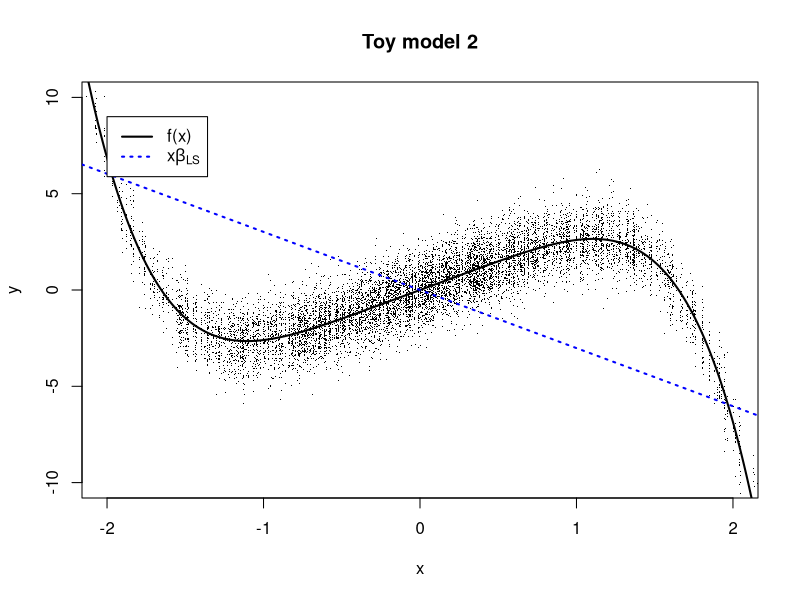
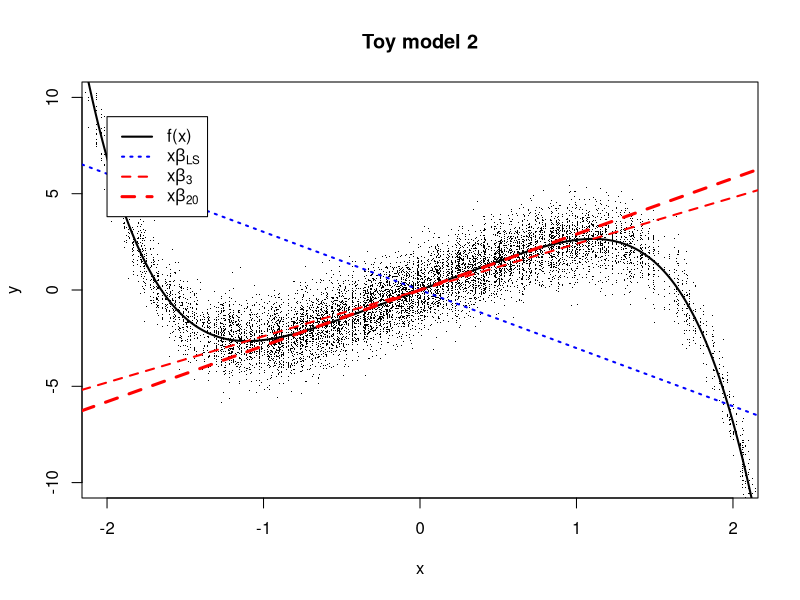

Generate these figures, in order, with R: (Note: this script raises an error after producing the figures.)
############
## Theory for mispecified
############


ffun <- function(v) {
  3*v - (v/1.2)^5
}
xs <- rnorm(1e6)
ys <- ffun(xs)
res <- lm(ys ~ xs + 0)
bt0 <- coefficients(res)[1]
bt0
sigma2_x <- 1
sigma2_eps <- 1
library(class)

pdf("paper/toy3a_plot.pdf")
xgrid <- seq(-3, 3, .01)
xs <- rep(rnorm(1000), each = 10)
ys <- ffun(xs) + rnorm(length(xs))
plot(xs, ys, xlab = "x", ylab = "y", pch = ".", cex = 1, xlim = c(-2, 2), ylim = c(-10, 10))
lines(xgrid, ffun(xgrid), lwd = 2)
title("Toy model 2")
abline(0, bt0, col = "blue", lty = 3, lwd = 2)
legend(-2, 9, c("f(x)", expression(paste(x, beta[LS]))),
       lty = c(1, 3), col = c("black", "blue"), lwd = c(2, 2))
dev.off()

## empirical misclassification rate
simulate <- function(al, k_cl, n_trials, seed = 0) {
  set.seed(seed)
  mrs <- numeric(n_trials)
  for (i in 1:n_trials) {
    xs <- rnorm(k_cl, 0, sqrt(sigma2_x))
    ys <- ffun(xs) + rnorm(k_cl, 0, sqrt(sigma2_eps))
    yhats <- xs * al
    te_cl <- knn(t(t(yhats)), t(t(ys)), 1:k_cl, k = 1)
    mr <- sum(te_cl != 1:k_cl)/k_cl
    mrs[i] <- mr
  }
  mrs 
}


bts <- seq(0, 3, 0.1)
bts

#mc2 <- sapply(bts, function(bt) mean(simulate(bt, 2, 1e4)))
mc3 <- sapply(bts, function(bt) mean(simulate(bt, 3, 1e4)))
#mc5 <- sapply(bts, function(bt) mean(simulate(bt, 5, 1e4)))
#mc10 <- sapply(bts, function(bt) mean(simulate(bt, 10, 1e4)))
mc20 <- sapply(bts, function(bt) mean(simulate(bt, 20, 1e4)))
mc40 <- sapply(bts, function(bt) mean(simulate(bt, 40, 1e3)))
#mc80 <- sapply(bts, function(bt) mean(simulate(bt, 80, 1e3)))
min3 <-bts[mc3 == min(mc3)]
min20 <-bts[mc20 == min(mc20)]
min40 <-bts[mc40 == min(mc40)]

min3

#min2 <-bts[mc3 == min(mc3)]

pdf("paper/toy3a_plot2.pdf")
xgrid <- seq(-3, 3, .01)
xs <- rep(rnorm(1000), each = 10)
ys <- ffun(xs) + rnorm(length(xs))
plot(xs, ys, xlab = "x", ylab = "y", pch = ".", cex = 1, xlim = c(-2, 2), ylim = c(-10, 10))
lines(xgrid, ffun(xgrid), lwd = 2)
title("Toy model 2")
abline(0, bt0, col = "blue", lty = 3, lwd = 2)
abline(0, min3, col = "red", lty = 2, lwd = 2)
abline(0, min20, col = "red", lty = 2, lwd = 3)
legend(-2, 9, 
       c("f(x)", expression(paste(x, beta[LS])), 
         expression(paste(x, beta[3])), expression(paste(x, beta[20]))),
       lty = c(1, 3, 2, 2), col = c("black", "blue", "red", "red"),
       lwd = c(2, 2, 2, 3))
dev.off()

min2 <-bts[mc2 == min(mc2)]
plot(bts, mc2, type = "o",
     ylim = c(0, 1), xlab = expression(hat(beta)), ylab = "Misclassification")
abline(v = min2, lty = 3, col = "red")


pdf("paper/toy3a_l3.pdf")
plot(bts, mc3, type = "o",
     ylim = c(0.3, 1), xlab = expression(hat(beta)), ylab = "Misclassification")
title("3 test classes")
#abline(v = bt0, lty = 3, col = "blue")
abline(v = min3, lty = 3, col = "red")
#text(bt0 + 0.5, 0.35, expression(hat(beta)[LS]), col = "blue", cex = 2)
text(min3 - 0.1, 0.35, expression(hat(beta)[3]), col = "red", cex = 2)
dev.off()

pdf("paper/toy3a_l20.pdf")
min20 <-bts[mc20 == min(mc20)]
plot(bts, mc20, type = "o",
     ylim = c(0.3, 1), xlab = expression(hat(beta)), ylab = "Misclassification")
title("20 test classes")
abline(v = bt0, lty = 3, col = "blue")
abline(v = min20, lty = 3, col = "red")
#text(0.5, 0.35, expression(hat(beta)[LS]), col = "blue", cex = 2)
text(min20 - 0.1, 0.35, expression(hat(beta)[20]), col = "red", cex = 2)
dev.off()




plot(bts, mc10, type = "o")
plot(bts, mc20, type = "o")

plot(bts, mc40, type = "o")
plot(bts, mc80, type = "o")

plot(bts, mc3, type = "o")
plot(bts, mc5, type = "o")
plot(bts, mc10, type = "o")
plot(bts, mc20, type = "o")

## loss functions


dels <- -100:100/100

pdf("paper/loss_se.pdf")
plot(dels, dels^2, ylab = "loss", xlab = expression(y-hat(y)), type = "l")
#title("Squared Error loss")
dev.off()

l2 <- 1-(1 - pnorm(sqrt(abs(dels))) + pnorm(-sqrt(abs(dels))))
l3 <- 1-(1 - pnorm(sqrt(abs(dels))) + pnorm(-sqrt(abs(dels))))^2
l5 <- 1-(1 - pnorm(sqrt(abs(dels))) + pnorm(-sqrt(abs(dels))))^4
l10 <- 1-(1 - pnorm(sqrt(abs(dels))) + pnorm(-sqrt(abs(dels))))^9
l20 <- 1-(1 - pnorm(sqrt(abs(dels))) + pnorm(-sqrt(abs(dels))))^19

pdf("paper/loss_2.pdf")
plot(dels, l2, ylab = "loss", xlab = expression(y-hat(y)), type = "l")
#title("Identification loss, L = 2")
dev.off()

pdf("paper/loss_3.pdf")
plot(dels, l3, ylab = "loss", xlab = expression(y-hat(y)), type = "l")
#title("Identification loss, L = 3")
dev.off()

pdf("paper/loss_10.pdf")
plot(dels, l10, ylab = "loss", xlab = expression(y-hat(y)), type = "l")
#title("Identification loss, L = 10")
dev.off()

pdf("paper/loss_20.pdf")
plot(dels, l20, ylab = "loss", xlab = expression(y-hat(y)), type = "l")
#title("Identification loss, L = 20")
dev.off()




xgrid <- seq(-3, 3, .01)
xs <- rep(rnorm(1000), each = 10)
ys <- ffun(xs) + rnorm(length(xs))

pdf("paper/plot_loss_sq.pdf")
plot(xs, ys, xlab = "", ylab = "", pch = ".", cex = 1, xlim = c(-2, 2), ylim = c(-10, 10), axes = FALSE)
#lines(xgrid, ffun(xgrid), lwd = 2)
#title("Toy model 2")
abline(0, bt0, col = "blue", lty = 3, lwd = 3)
dev.off()

pdf("paper/plot_loss_3.pdf")
plot(xs, ys, xlab = "", ylab = "", pch = ".", cex = 1, xlim = c(-2, 2), ylim = c(-10, 10), axes = FALSE)
#lines(xgrid, ffun(xgrid), lwd = 2)
#title("Toy model 2")
abline(0, min3, col = "red", lty = 2, lwd = 3)
dev.off()

pdf("paper/plot_loss_20.pdf")
plot(xs, ys, xlab = "", ylab = "", pch = ".", cex = 1, xlim = c(-2, 2), ylim = c(-10, 10), axes = FALSE)
#lines(xgrid, ffun(xgrid), lwd = 2)
#title("Toy model 2")
abline(0, min20, col = "red", lty = 2, lwd = 3)
dev.off()
